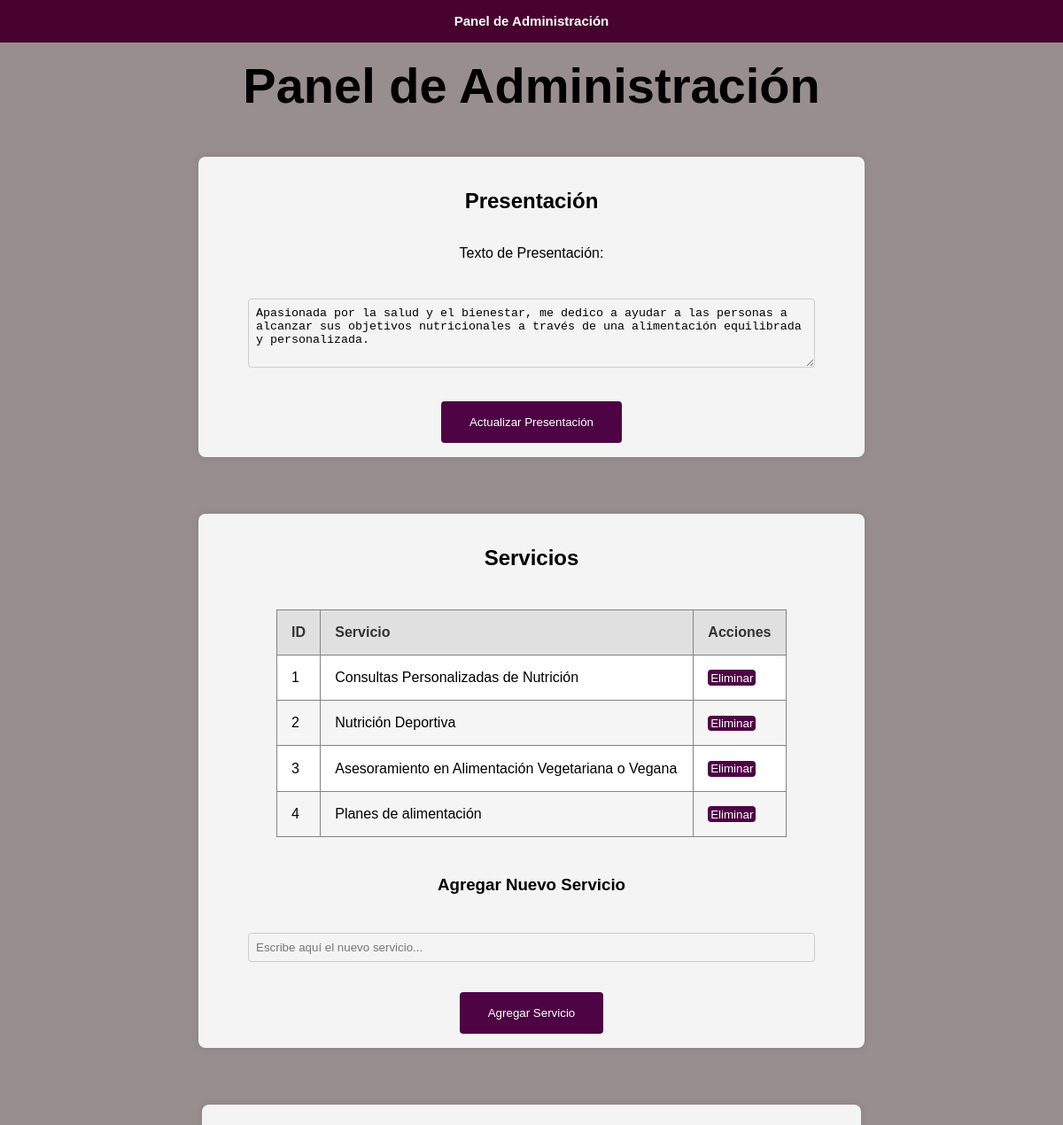
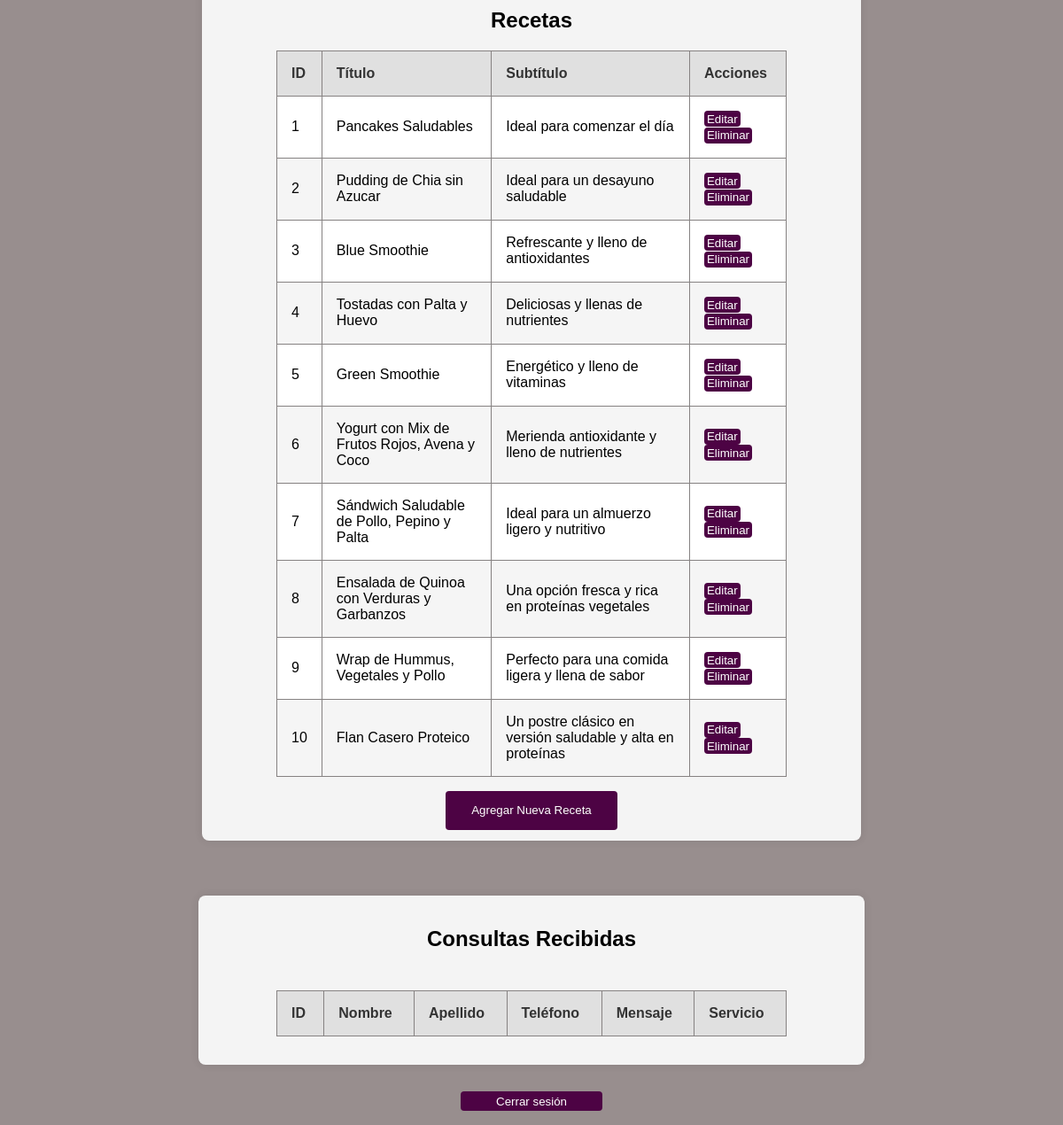
The app's page /admin.php (signed in) with its own data (2 pictures, top to bottom).
### tables this page shows
CREATE TABLE Usuario (
    id_usuario INT PRIMARY KEY AUTO_INCREMENT,
    username VARCHAR(50) NOT NULL,
    password VARCHAR(255) NOT NULL,
    presentacion TEXT NOT NULL
);

CREATE TABLE Servicio (
    id_servicio INT PRIMARY KEY AUTO_INCREMENT,
    tipo VARCHAR(200) NOT NULL
);

CREATE TABLE Receta (
    id_receta INT PRIMARY KEY AUTO_INCREMENT,
    titulo VARCHAR(45) NOT NULL,
    subtitulo VARCHAR(100) NOT NULL,
    ingredientes VARCHAR(255) NOT NULL,
    pasos_a_seguir VARCHAR(255) NOT NULL,
    imagen_url VARCHAR(100) NOT NULL
);

### admin.php (the view, shortened to what this page needs)
<?php
include 'php/conexion.php';
$sql = "SELECT presentacion FROM Usuario WHERE id_usuario = 1";
$result = $conn->query($sql);
$presentacion = $result->fetch_assoc()['presentacion'] ?? '';
$sql = "SELECT id_servicio, tipo FROM Servicio";
$result = $conn->query($sql);
$servicios = [];
while ($row = $result->fetch_assoc()) {
    $servicios[] = $row;
}
$sql = "SELECT * FROM Receta";
$result = $conn->query($sql);
$recetas = [];
while ($row = $result->fetch_assoc()) {
    $recetas[] = $row;
}
?>
<!DOCTYPE html>
<html lang="es">
<head>
    <link rel="stylesheet" href="styles/styles.css">
</head>
<body>
<header>
    <nav>
        <ul>
            <?php if (basename($_SERVER['PHP_SELF']) !== 'admin.php'): ?>
                <li><a href="index.php">Sobre mí</a></li>
                <li><a href="recetas.php">Recetas</a></li>
                <li><a href="contacto.php">Contacto</a></li>
            <?php else: ?>
                <li><a href="admin.php" class="disabled-link">Panel de Administración</a></li>
            <?php endif; ?>
        </ul>
    </nav>
</header>
<main class="admin-panel">
    <h1 class="admin-title">Panel de Administración</h1>
    <section class="section-presentacion">
        <h2 class="section-title">Presentación</h2>
        <form method="post" class="form-section">
            <label for="presentacion" class="form-label">Texto de Presentación:</label><br>
            <textarea name="presentacion" id="presentacion" rows="4" cols="50" class="form-textarea"><?php echo htmlspecialchars($presentacion); ?></textarea><br><br>
            <button type="submit" class="btn-submit">Actualizar Presentación</button>
        </form>
    </section>
    <section class="section-servicios">
        <h2 class="section-title">Servicios</h2>
        <table class="admin-table">
            <tr>
                <th>ID</th>
                <th>Servicio</th>
                <th>Acciones</th>
            </tr>
            <?php foreach ($servicios as $servicio): ?>
                <tr>
                    <td><?php echo $servicio['id_servicio']; ?></td>
                    <td><?php echo htmlspecialchars($servicio['tipo']); ?></td>
                    <td>
                        <form method="post" style="display:inline;">
                            <button type="submit" name="eliminar_servicio" class="btn-delete" onclick="return confirmDeletion()">Eliminar</button>
                        </form>
                    </td>
                </tr>
            <?php endforeach; ?>
        </table>
        <h3 class="section-subtitle">Agregar Nuevo Servicio</h3>
        <form method="post" class="form-section">
            <input type="text" name="nuevo_servicio" id="nuevo_servicio" required class="form-input" placeholder="Escribe aquí el nuevo servicio..."><br><br>
            <button type="submit" class="btn-submit">Agregar Servicio</button>
        </form>
    </section>
    <section class="section-recetas">
        <h2 class="section-title">Recetas</h2>
        <table class="admin-table">
            <tr>
                <th>ID</th>
                <th>Título</th>
                <th>Subtítulo</th>
                <th>Acciones</th>
            </tr>
            <?php foreach ($recetas as $receta): ?>
                <tr>
                    <td><?php echo $receta['id_receta']; ?></td>
                    <td><?php echo htmlspecialchars($receta['titulo']); ?></td>
                    <td><?php echo htmlspecialchars($receta['subtitulo']); ?></td>
                    <td>
                        <form method="get" action="crearEditarReceta.php" style="display:inline;">
                            <button type="submit" class="btn-edit">Editar</button>
                        </form>
                        <form method="post" style="display:inline;">
                            <button type="submit" name="eliminar_receta" class="btn-delete" onclick="return confirmDeletion()">Eliminar</button>
                        </form>
                    </td>
                </tr>
            <?php endforeach; ?>
        </table>
        <form action="crearEditarReceta.php" method="get">
            <button type="submit" class="btn-submit">Agregar Nueva Receta</button>
        </form>
    </section>
    <section class="section-consultas">
        <h2 class="section-title">Consultas Recibidas</h2>
        <table class="admin-table">
            <tr>
                <th>ID</th>
                <th>Nombre</th>
                <th>Apellido</th>
                <th>Teléfono</th>
                <th>Mensaje</th>
                <th>Servicio</th>
            </tr>
        </table>
    </section>
    <form action="index.php" method="get">
        <button type="submit" class="btn-cerrar-sesion">Cerrar sesión</button>
    </form>
</main>
</body>
</html>

### styles/styles.css (style rules this page uses)
body { font-family: Arial, sans-serif; margin: 0; padding: 0; display: flex; flex-direction: column; min-height: 100vh; }
main { flex: 1; display: flex; flex-direction: column; justify-content: center; align-items: center; text-align: center; }
h1 { font-family: 'Sunday', Arial, sans-serif; font-size: 3.5rem; margin: 1rem; }
nav ul { background-color: #48022e; list-style-type: none; margin: 0; padding: 0; display: flex; justify-content: center; align-items: center; width: 100%; height: 3rem; }
nav ul li { margin: 0 1%; }
nav ul li a { color: white; text-decoration: none; font-size: 15px; font-weight: bold; }
.servicios table, td { border: 10px solid white; border-collapse: collapse; }
input[type=text], input[type=password], input[type=tel], select, textarea { width: 100%; padding: 1%; border: 1px solid #ccc; border-radius: 4px; box-sizing: border-box; resize: vertical; margin-top: 1rem; margin-bottom: 1rem; }
ul { list-style-type: disc; margin: 0; padding: 0 0 0 20px; }
li { margin-bottom: 0.5em; }
a { text-decoration: none; color: inherit; }
.admin-panel { background-color: #988e8e; min-height: 100vh; display: flex; flex-direction: column; }
.section-presentacion { justify-content: center; display: flex; flex-direction: column; align-items: center; justify-content: center; gap: 1rem; margin: 2rem auto; padding: 1rem; width: 60%; background-color: #f4f4f4; box-shadow: 0 0 10px rgba(0, 0, 0, 0.1); border-radius: 8px; }
.form-section { width: 50rem; align-items: center; }
button[type=submit] { background-color: #4d0344; color: white; padding: 2% 4%; border: none; border-radius: 4px; cursor: pointer; }
.section-servicios { justify-content: center; display: flex; flex-direction: column; align-items: center; justify-content: center; gap: 0.5rem; margin: 2rem auto; padding: 1rem; width: 60%; background-color: #f4f4f4; box-shadow: 0 0 10px rgba(0, 0, 0, 0.1); border-radius: 8px; }
.admin-table { width: 80%; margin: 1rem auto; border-collapse: collapse; background-color: #f9f9f9; }
.admin-table th, .admin-table td { padding: 1rem; text-align: left; border: 1px solid #868282; }
.admin-table th { background-color: #e0e0e0; color: #333; font-weight: bold; }
.admin-table tr:nth-child(odd) { background-color: #f5f5f5; }
.admin-table tr:nth-child(even) { background-color: #ffffff; }
.section-recetas { gap: 0.5rem; margin: 2rem auto; padding: 1%; width: 60%; background-color: #f4f4f4; box-shadow: 0 0 10px rgba(0, 0, 0, 0.1); border-radius: 8px; }
.btn-cerrar-sesion { margin-bottom: 1rem; width: 10rem; }
label { display: block; margin-bottom: 8px; }
.section-consultas { justify-content: center; display: flex; flex-direction: column; align-items: center; justify-content: center; gap: 0.5rem; margin: 30px auto; padding: 1rem; width: 60%; background-color: #f4f4f4; box-shadow: 0 0 10px rgba(0, 0, 0, 0.1); border-radius: 8px; }
.section-presentacion textarea, [type=text] { width: 80%; padding: 1%; border: 1px solid #ccc; border-radius: 4px; box-sizing: border-box; resize: vertical; margin-top: 1rem; margin-bottom: 1rem; background-color: #f4f4f4; }
.section-servicios input[type=text] { width: 80%; padding: 1%; border: 1px solid #ccc; border-radius: 4px; box-sizing: border-box; resize: vertical; margin-top: 1rem; margin-bottom: 1rem; }

### records on screen
usuario: presentacion "Apasionada por la salud y el bienestar, me dedico a ayudar a las personas a alcanzar sus objetivos nutricionales a través de una alimentación equilibrada y personalizada."
servicio: id_servicio "1", tipo "Consultas Personalizadas de Nutrición"
servicio: id_servicio "2", tipo "Nutrición Deportiva"
servicio: id_servicio "3", tipo "Asesoramiento en Alimentación Vegetariana o Vegana"
servicio: id_servicio "4", tipo "Planes de alimentación"
receta: id_receta "1", titulo "Pancakes Saludables", subtitulo "Ideal para comenzar el día"
receta: id_receta "2", titulo "Pudding de Chia sin Azucar", subtitulo "Ideal para un desayuno saludable"
receta: id_receta "3", titulo "Blue Smoothie", subtitulo "Refrescante y lleno de antioxidantes"
receta: id_receta "4", titulo "Tostadas con Palta y Huevo", subtitulo "Deliciosas y llenas de nutrientes"
receta: id_receta "5", titulo "Green Smoothie", subtitulo "Energético y lleno de vitaminas"
receta: id_receta "6", titulo "Yogurt con Mix de Frutos Rojos, Avena y Coco", subtitulo "Merienda antioxidante y lleno de nutrientes"
receta: id_receta "7", titulo "Sándwich Saludable de Pollo, Pepino y Palta", subtitulo "Ideal para un almuerzo ligero y nutritivo"
receta: id_receta "8", titulo "Ensalada de Quinoa con Verduras y Garbanzos", subtitulo "Una opción fresca y rica en proteínas vegetales"
receta: id_receta "9", titulo "Wrap de Hummus, Vegetales y Pollo", subtitulo "Perfecto para una comida ligera y llena de sabor"
receta: id_receta "10", titulo "Flan Casero Proteico", subtitulo "Un postre clásico en versión saludable y alta en proteínas"
